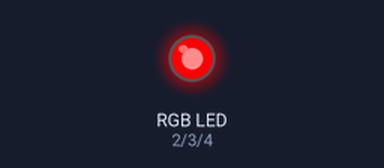
Bench run of a sketch on a simulated Arduino Uno, built with avr-gcc and run on an emulated ATmega328P. Parts: an RGB LED mixed from three pins (HIGH = lit).

Above: at 0.05 s.
At 1.15 s:
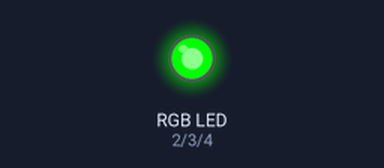
At 2.25 s:
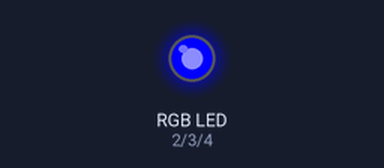
At 4.5 s:
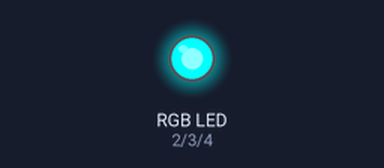
At 6.7 s:
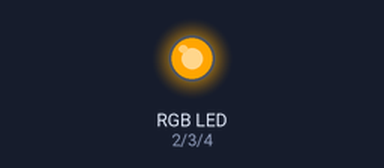
At 8.95 s:
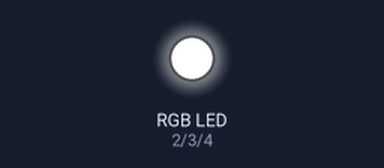
Timing chart, 0 to 11.7 s (numbered marks = the images above):
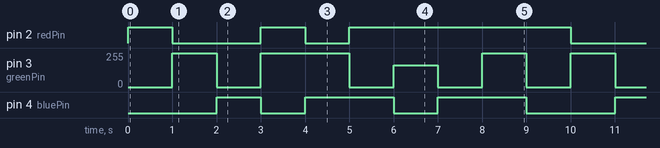

Measured:
- by itself, pin 2 (redPin): repeats every 9.0 s: LOW 2.0 s, HIGH 1.0 s, LOW 1.0 s, HIGH 5.0 s
- by itself, pin 3 (greenPin): repeats every 9.0 s: 0/255 1.0 s, 255/255 2.0 s, 0/255 1.0 s, 165/255 1.0 s, 2 × (0/255 1.0 s, 255/255 1.0 s)
- by itself, pin 4 (bluePin): repeats every 9.0 s: 2 × (LOW 1.0 s, HIGH 2.0 s), LOW 2.0 s, HIGH 1.0 s

The sketch:

RGB.ino
```cpp
int redPin= 2;
int greenPin = 3;
int bluePin = 4;

void setup() {
  pinMode(redPin, OUTPUT);
  pinMode(greenPin, OUTPUT);
  pinMode(bluePin, OUTPUT);
}

void loop() {
  setColor(255, 0, 0); // Red Color
  delay(1000);

  setColor(0, 255, 0); // Green Color
  delay(1000);

  setColor(0, 0, 255); // Blue Color
  delay(1000);

  setColor(255, 255, 0); // Yellow Color
  delay(1000);

  setColor(0, 255, 255); // Cyan Color
  delay(1000);

  setColor(255, 0, 255); // Magenta Color
  delay(1000);

  setColor(255, 165, 0); // Orange Color
  delay(1000);

  setColor(128, 0, 128); // Purple Color
  delay(1000);

  setColor(255, 255, 255); // White Color
  delay(1000);
}

void setColor(int redValue, int greenValue, int blueValue) {
  analogWrite(redPin, redValue);
  analogWrite(greenPin, greenValue);
  analogWrite(bluePin, blueValue);
}
```
